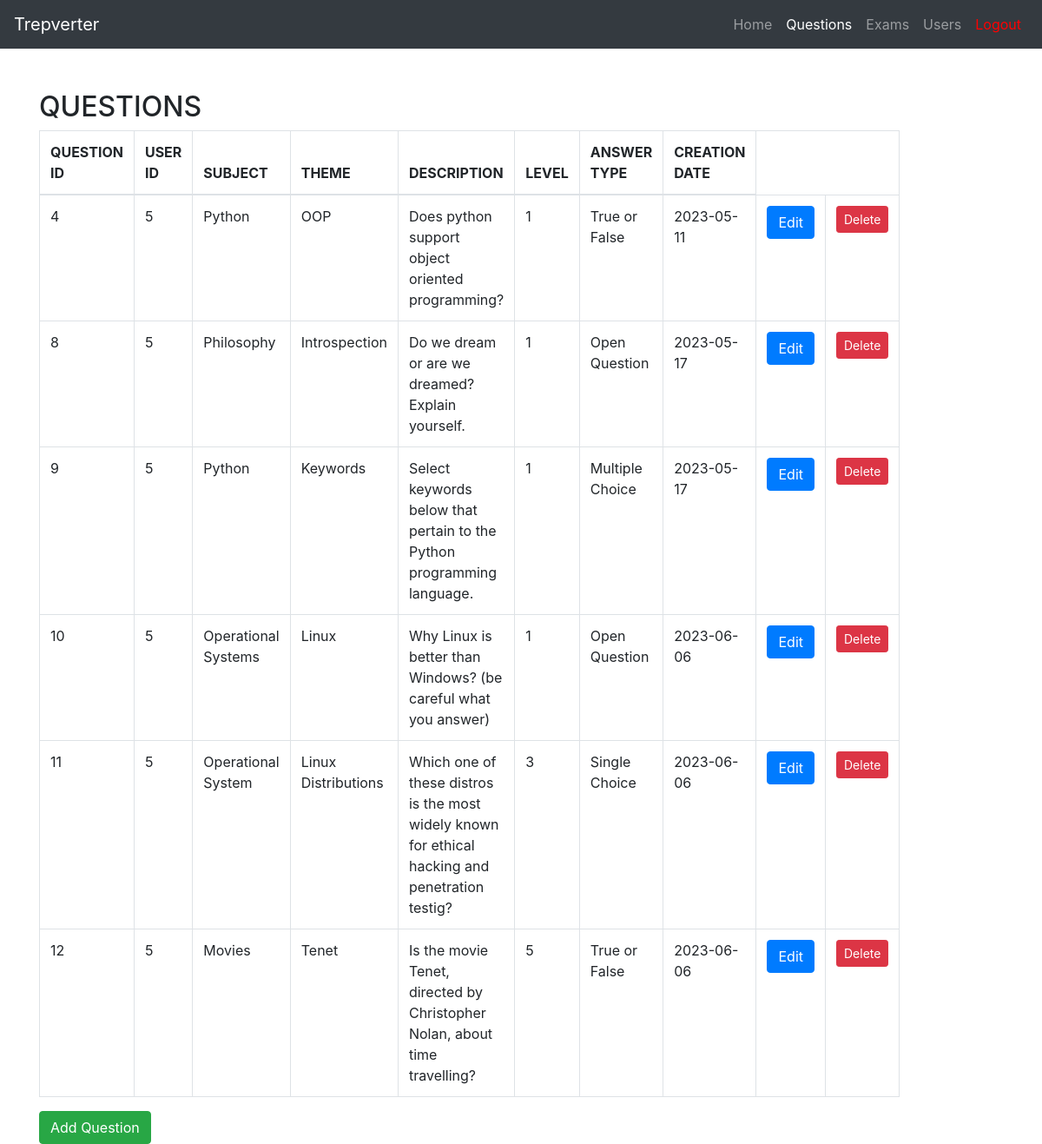
The page /questions (signed in) on the database its author committed.
### tables this page shows
CREATE TABLE questions (
	id INTEGER NOT NULL, 
	subject VARCHAR(64) NOT NULL, 
	theme VARCHAR(64) NOT NULL, 
	description VARCHAR NOT NULL, 
	level VARCHAR NOT NULL, 
	answer_type VARCHAR(20) NOT NULL, 
	creation_date DATE NOT NULL, 
	user_id INTEGER, 
	PRIMARY KEY (id), 
	FOREIGN KEY(user_id) REFERENCES users (id)
);

CREATE TABLE users (
	id INTEGER NOT NULL, 
	username VARCHAR(64) NOT NULL, 
	email VARCHAR(64) NOT NULL, 
	password VARCHAR NOT NULL, 
	first_access BOOLEAN NOT NULL, 
	role_id INTEGER, 
	PRIMARY KEY (id), 
	FOREIGN KEY(role_id) REFERENCES roles (id)
);

### views/main.py (the view)
@main.route('/questions', methods=['GET', 'POST'])
@login_required
@admin_teacher_login_required()
def questions():
    from cache import get_questions
    from forms import QuestionForm
    from models.entities import Question
    all_questions = Question.show_all()
    form = QuestionForm()
    if request.method == 'POST':
        from models.auth import auth_add_question
        return auth_add_question()
    return render_template('questions.html', questions=all_questions, form=form)

### app.py (called while the page is built)
@login_manager.user_loader
def load_user(user_id):
    from models.entities import User
    return User.query.get(int(user_id))

### login_required.py (called while the page is built)
def admin_teacher_login_required():
    def decorator(view_func):
        from functools import wraps
        @wraps(view_func)
        def wrapper(*args, **kwargs):
            from flask_login import current_user
            if current_user.is_authenticated and str(current_user.role) == 'Admin' or str(current_user.role) == 'Teacher':
                return view_func(*args, **kwargs)
            else:
                flash("You don't have permission to access this page")
                return redirect(url_for('main.index'))
        return wrapper
    return decorator

### models/entities.py (called while the page is built)
    def __repr__(self):
        return f'{self.name}'

    @staticmethod
    def show_all():
        return Question.query.all()

### templates/questions.html (shortened to what this page needs)
{% import "bootstrap/wtf.html" as wtf %}
<!DOCTYPE html>
<html lang="en">
<head>
  <link rel="stylesheet" href="https://maxcdn.bootstrapcdn.com/bootstrap/4.0.0/css/bootstrap.min.css">
</head>
<body>
  <nav class="navbar navbar-expand-lg navbar-dark bg-dark">
    <a class="navbar-brand" href="#">Trepverter</a>
    <div class="collapse navbar-collapse" id="navbarNav">
      <ul class="navbar-nav ml-auto">
        <li class="nav-item">
          <a class="nav-link" href="{{url_for('main.index')}}">Home</a>
        </li>
        <li class="nav-item active">
            <a class="nav-link" href="{{url_for('main.questions')}}">Questions</a>
          </li>
        <li class="nav-item">
          <a class="nav-link" href="{{url_for('main.exams')}}">Exams</a>
        </li>
        <li class="nav-item">
            <a class="nav-link" href="{{url_for('main.users')}}">Users</a>
          </li>
        <li class="nav-item">
          <a class="nav-link" style = "color: red" href="{{url_for('auth.logout')}}">Logout</a>
        </li>
      </ul>
    </div>
  </nav>
  <div class="container mt-5">
    <div class="row">
      <div class="col-md-6">
        <h2>QUESTIONS</h2>
        <table class="table table-bordered table-hover">
          <thead>
              <tr>
                  <th scope="col">QUESTION ID</th>
                  <th scope="col">USER ID</th>
                  <th scope="col">SUBJECT</th>
                  <th scope="col">THEME</th>
                  <th scope="col">DESCRIPTION</th>
                  <th scope="col">LEVEL</th>
                  <th scope="col">ANSWER TYPE</th>
                  <th scope="col">CREATION DATE</th>
              </tr>
          </thead>
          <tbody>
          {% for question in questions %}
              <tr>
                  <td>{{question.id}}</td>
                  <td>{{question.user.id}}</td>
                  <td>{{question.subject}}</td>
                  <td>{{question.theme}}</td>
                  <td>{{question.description}}</td>
                  <td>{{question.level}}</td>
                  {% if question.answer_type == 'tf' %}
                    <td>True or False</td>
                  {% elif question.answer_type == 'op' %}
                    <td>Open Question</td>
                  {% elif question.answer_type == 'sc' %}
                    <td>Single Choice</td>
                  {% elif question.answer_type == 'mc' %}
                    <td>Multiple Choice</td>
                  {% endif %}
                  <td>{{question.creation_date}}</td>
                  <td><button type="button" onclick="location.href='questions/{{question.id}}'" class="btn btn-primary">Edit</button></td>
                  <td><button data-toggle="modal" data-target="#deleteModal" class="btn btn-sm btn-danger" data-question-id="{{ question.id }}">Delete</button></td>
              </tr>
          {% endfor %}
          </tbody>
      </table>
        <button type="button" class="btn btn-success" data-toggle="modal" data-target="#addQuestionModal">
          Add Question
        </button>
      </div>
    </div>
  </div>

### rows shown on the page
questions: id "4", user.id "5", subject "Python", theme "OOP", description "Does python support object oriented programming?", level "1", answer_type "True or False", creation_date "2023-05-11"
questions: id "8", user.id "5", subject "Philosophy", theme "Introspection", description "Do we dream or are we dreamed? Explain yourself.", level "1", answer_type "Open Question", creation_date "2023-05-17"
questions: id "9", user.id "5", subject "Python", theme "Keywords", description "Select keywords below that pertain to the Python programming language.", level "1", answer_type "Multiple Choice", creation_date "2023-05-17"
questions: id "10", user.id "5", subject "Operational Systems", theme "Linux", description "Why Linux is better than Windows? (be careful what you answer)", level "1", answer_type "Open Question", creation_date "2023-06-06"
questions: id "11", user.id "5", subject "Operational System", theme "Linux Distributions", description "Which one of these distros is the most widely known for ethical hacking and penetration testig?", level "3", answer_type "Single Choice", creation_date "2023-06-06"
questions: id "12", user.id "5", subject "Movies", theme "Tenet", description "Is the movie Tenet, directed by Christopher Nolan, about time travelling?", level "5", answer_type "True or False", creation_date "2023-06-06"
